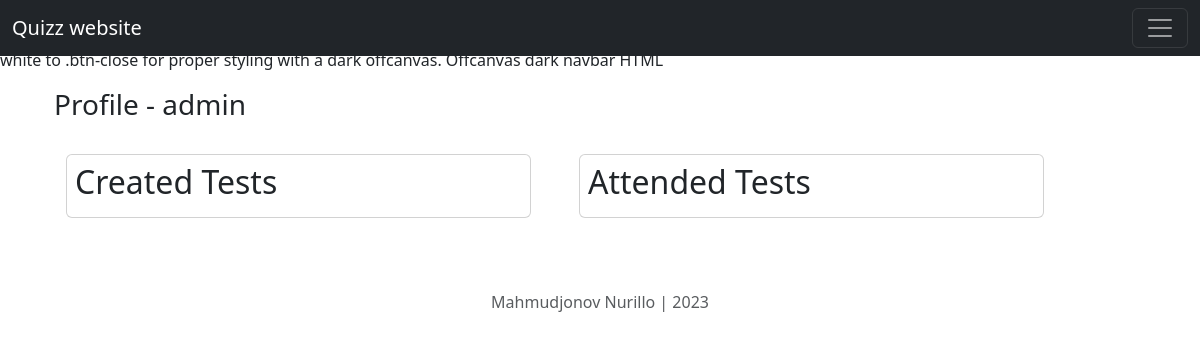
/1/profile (signed in), run on an earlier commit of the app's database.
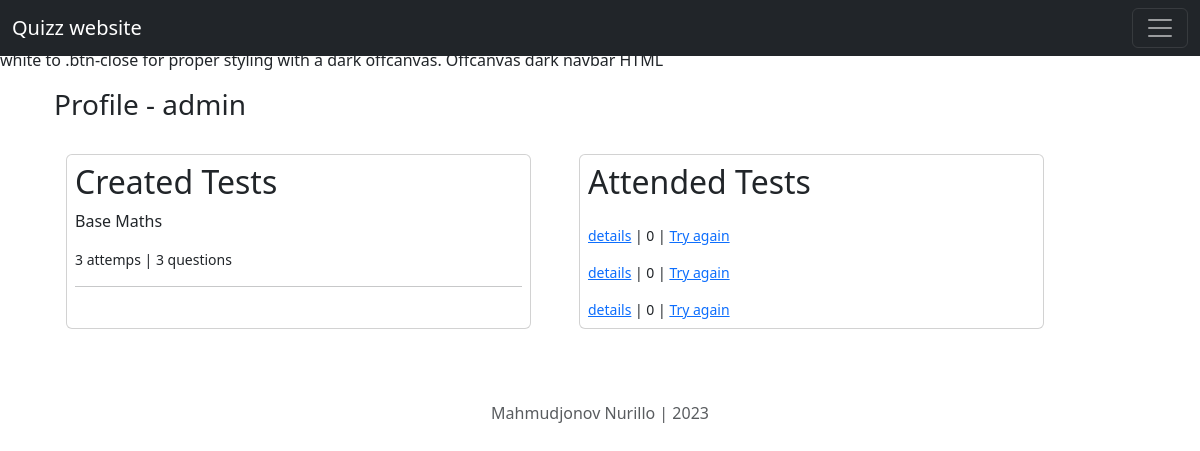
And on a later commit of the database.
### quizz/models.py (models this page shows, shortened)
class Test(models.Model):
    author = models.ForeignKey(User, on_delete=models.CASCADE)
    category = models.ForeignKey(Category, on_delete=models.CASCADE)
    title = models.CharField(max_length=250)
    max_attemps = models.PositiveIntegerField()
    pass_percentage = models.PositiveIntegerField(default=0)
    start_date = models.DateTimeField(default=now)
    end_date = models.DateTimeField(now()+timedelta(days=7))
    created = models.DateTimeField(auto_now_add=True)
    updated = models.DateTimeField(auto_now=True)
    class Meta:
        ordering = ['-start_date']
        indexes = [
            models.Index(fields=['-start_date'])
        ]

class CheckTest(models.Model):
    student = models.ForeignKey(User, on_delete=models.CASCADE)
    test = models.ForeignKey(Test, on_delete=models.CASCADE)
    finded_question = models.PositiveIntegerField(default=0)
    user_passed = models.BooleanField(default=False)
    percentage = models.PositiveBigIntegerField(default=0)

### quizz/views.py (the view)
# urls.py: path('<int:user_id>/profile', profile, name='profile')
@login_required(login_url='login')
def profile(request, user_id):
    user = get_object_or_404(User, id=user_id)
    return render(request, 'profile.html', {
        'user': user
    })

### templates/profile.html (shortened to what this page needs)
{% extends 'base.html' %} {% block title %}Profile {% endblock title%} {% block content %}
<div class="container">
    <div class="content mt-3">
        <h3>Profile - {{user}}</h3>
        <div class="row">
            <div class="card p-2 col-5 m-4">
                <h2>Created Tests</h2>
                {% for test in user.test_set.all %}
                <p>{{test.title}}</p>
                <small class="d-inline">
                    {{test.checktest_set.all.count}} attemps | {{test.question_set.all.count}} questions <br />
                </small>
                <hr />
                {% endfor %}
            </div>
            <div class="card p-2 col-5 m-4">
                <h2>Attended Tests</h2>
                {% for i in user.checktest_set.all%}
                <small class="d-inline">
                    <a href="{% url 'check_test' i.id%}">details</a> | {{i.percentage}} |
                    <a href="{% url 'ready_to_test' i.test.id%}">Try again</a>
                </small>
                {% endfor %}
            </div>
        </div>
    </div>
</div>
{% endblock content %}

What changed in the data, as far as the page shows it:
added Test: title "Base Maths", checktest_set.all.count "3", question_set.all.count "3"
added CheckTest: percentage "0"
added CheckTest: percentage "0"
added CheckTest: percentage "0"
